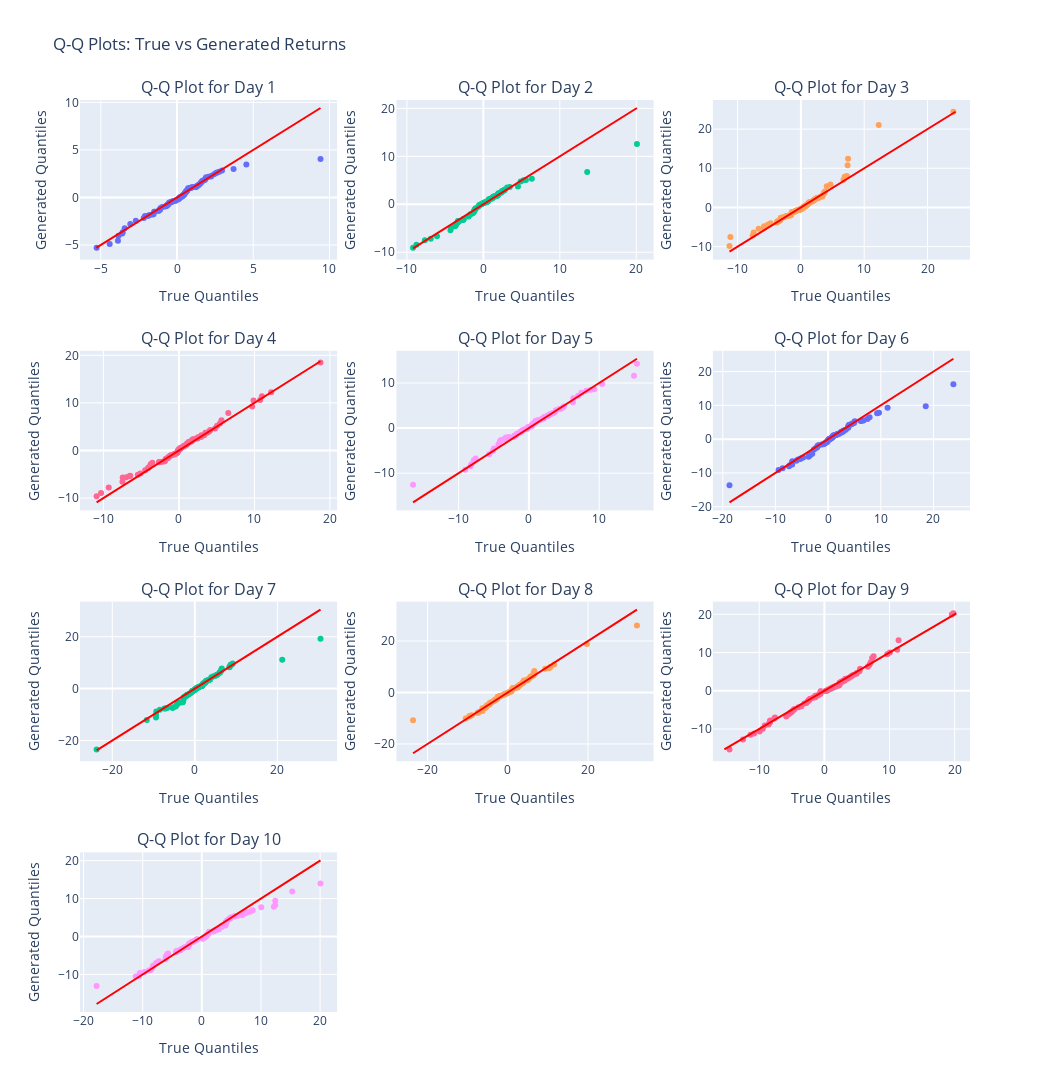

Notebook cell for this chart:
### Code cell
pl.qq_plot(rounded_returns, kde_returns)
